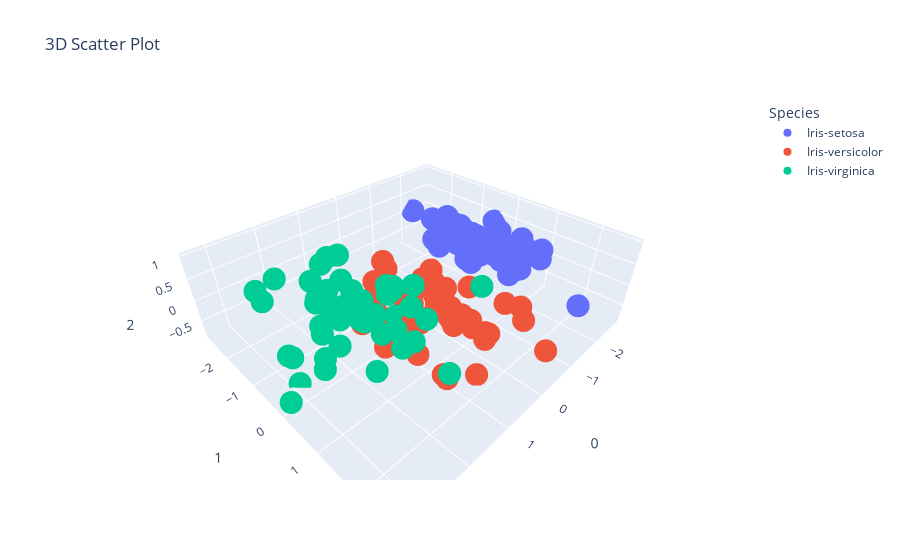

Notebook code cell kept with this figure:
### Code cell
scatter_plot_3d_px(iris_data_pca, target_column='Species')
